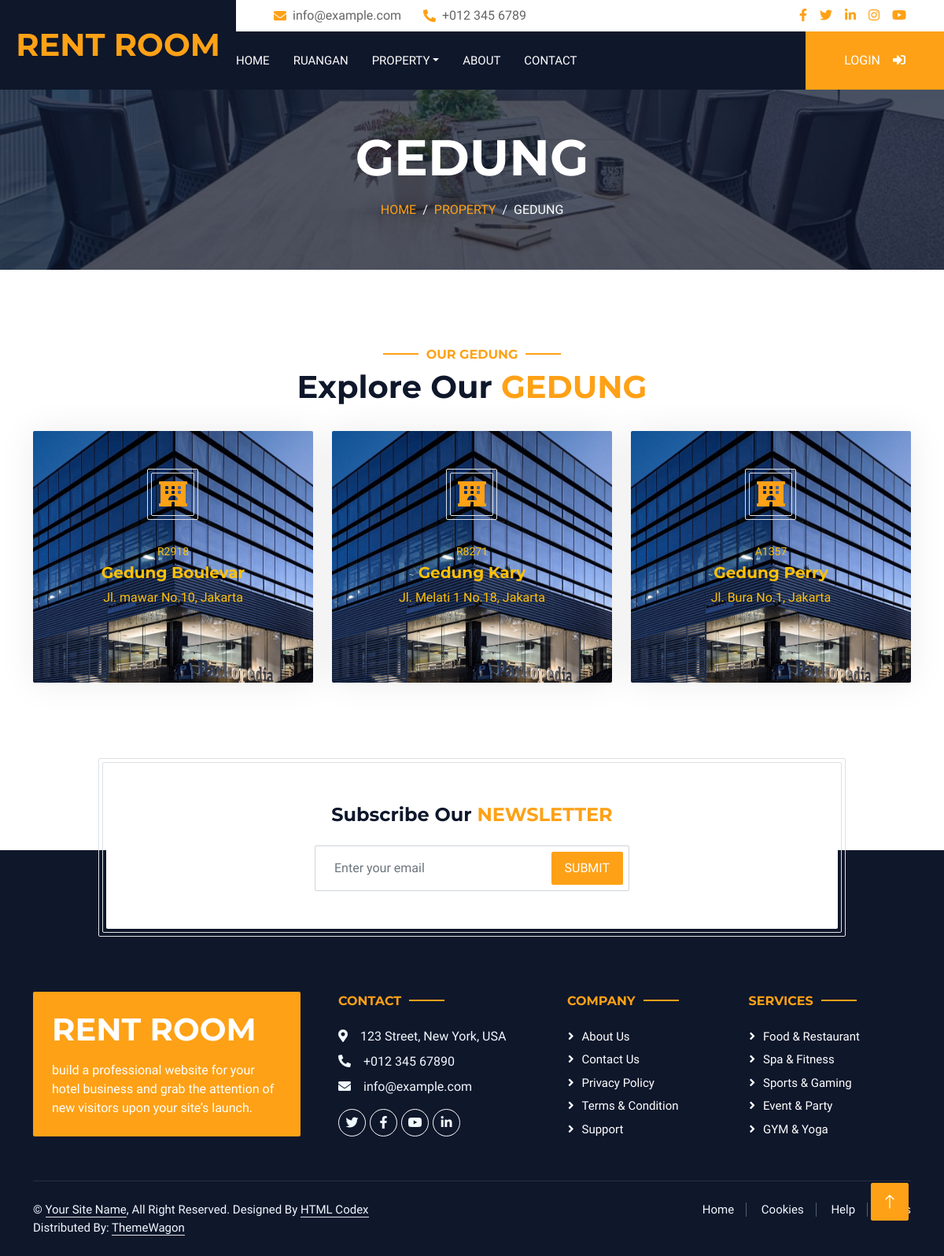
Screenshot of /index.php?hal=gedung with the database file from the repository.
### tables this page shows
CREATE TABLE `gedung` (
  `id` int(11) NOT NULL AUTO_INCREMENT,
  `kode` varchar(5) NOT NULL,
  `nama` varchar(45) NOT NULL,
  `alamat` text NOT NULL,
  PRIMARY KEY (`id`),
  UNIQUE KEY `kode_UNIQUE` (`kode`),
  UNIQUE KEY `nama_UNIQUE` (`nama`)
);

### models/Gedung.php (called while the page is built, shortened)
<?php
class Gedung{
    public $koneksi;
    public function __construct(){
        global $dbh;
        $this->koneksi = $dbh;
    }
    public function getAll(){
        $sql = "SELECT * FROM gedung";
        $ps = $this->koneksi->prepare($sql);
        $ps->execute();
        $rs = $ps->fetchAll();
        return $rs;
    }
}

### views/gedung.php (the view, shortened to what this page needs)
<div class="container-xxl py-5">
    <div class="container">
        <div class="text-center wow fadeInUp" data-wow-delay="0.1s">
            <h6 class="section-title text-center text-primary text-uppercase">Our Gedung</h6>
            <h1>Explore Our <span class="text-primary text-uppercase">Gedung</span></h1>
        </div>
        <div class="row g-4 mt-2">
            <?php
            $obj = new Gedung();
            $rs = $obj->getAll();
            foreach($rs as $g){
            ?>
            <div class="col-lg-4 col-md-6 wow fadeInUp" data-wow-delay="0.1s">
                <div class="service-item rounded" href=""
                    style="background-image: url(img/gedung1.jpg);background-size: 100%;background-position:top">
                    <div class="service-icon bg-transparent border rounded p-1">
                        <div class="w-100 h-100 border rounded d-flex align-items-center justify-content-center">
                            <i class="fa fa-hotel fa-2x text-primary logo"></i>
                        </div>
                    </div>
                    <p class="small text-warning mb-1"><?= $g['kode'] ?></p>
                    <h5 class="text-warning mb-2"><?= $g['nama'] ?></h5>
                    <p class="text-warning mb-5"><?= $g['alamat'] ?></p>
                </div>
            </div>
            <?php } ?>
        </div>
    </div>
</div>

### css/style.css (style rules this page uses)
:root { --primary: #FEA116; --light: #F1F8FF; --dark: #0F172B; }
.section-title { position: relative; display: inline-block; }
.section-title::before { position: absolute; content: ""; width: 45px; height: 2px; top: 50%; left: -55px; margin-top: -1px; background: var(--primary); }
.section-title::after { position: absolute; content: ""; width: 45px; height: 2px; top: 50%; right: -55px; margin-top: -1px; background: var(--primary); }
.service-item { height: 320px; padding: 30px; display: flex; flex-direction: column; justify-content: center; text-align: center; background: #FFFFFF; box-shadow: 0 0 45px rgba(0, 0, 0, .08); transition: .5s; }
.service-item .service-icon { margin: 0 auto 30px auto; width: 65px; height: 65px; transition: .5s; }
.service-item .logo, .service-item h5, .service-item p { transition: .5s; }

### rows the page displays
gedung: kode "R2918", nama "Gedung Boulevar", alamat "Jl. mawar No.10, Jakarta"
gedung: kode "R8271", nama "Gedung Kary", alamat "Jl. Melati 1 No.18, Jakarta"
gedung: kode "A1357", nama "Gedung Perry", alamat "Jl. Bura No.1, Jakarta"

### other values shown
$hal "GEDUNG"
